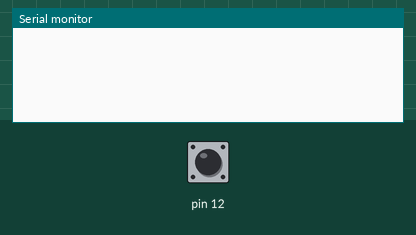
This sketch was run on a simulated Arduino Uno, built with avr-gcc and run on an emulated ATmega328P. Shown: the last lines printed to the serial monitor. The test bench sets the inputs (shaded band); at power-on: pin 12 HIGH.

Above: at 1.2 s.
1.3 s: pin 12 pulled LOW for 0.15 s
At 2.1 s:
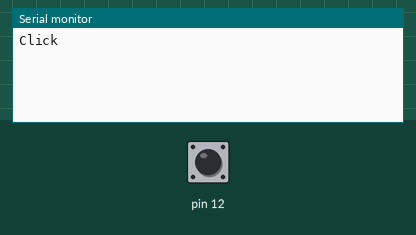
2.9 s: pin 12 pulsed LOW 2 times (0.12 s each, 0.3 s apart)
At 5.2 s:
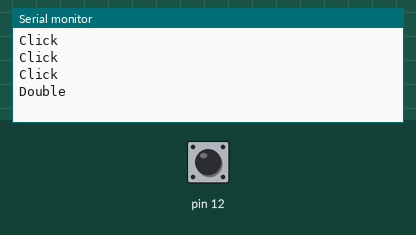

Measured:
- after the input at 1.3 s, the serial monitor: prints a new line after 0.15 s (image 1)
- after the input at 2.9 s, the serial monitor: prints a new line after 0.92 s (image 2)

The sketch:

lp5.ino
```cpp
#include "GyverButton.h"
GButton butt1(12);

int value = 0;


void setup() {
  // put your setup code here, to run once:
  butt1.setDebounce(50);
  Serial.begin(9600);

}

void loop() {
  // put your main code here, to run repeatedly:
  butt1.tick();
  if (butt1.isClick()) Serial.println("Click");
  if (butt1.isDouble()) Serial.println("Double");
}
```
